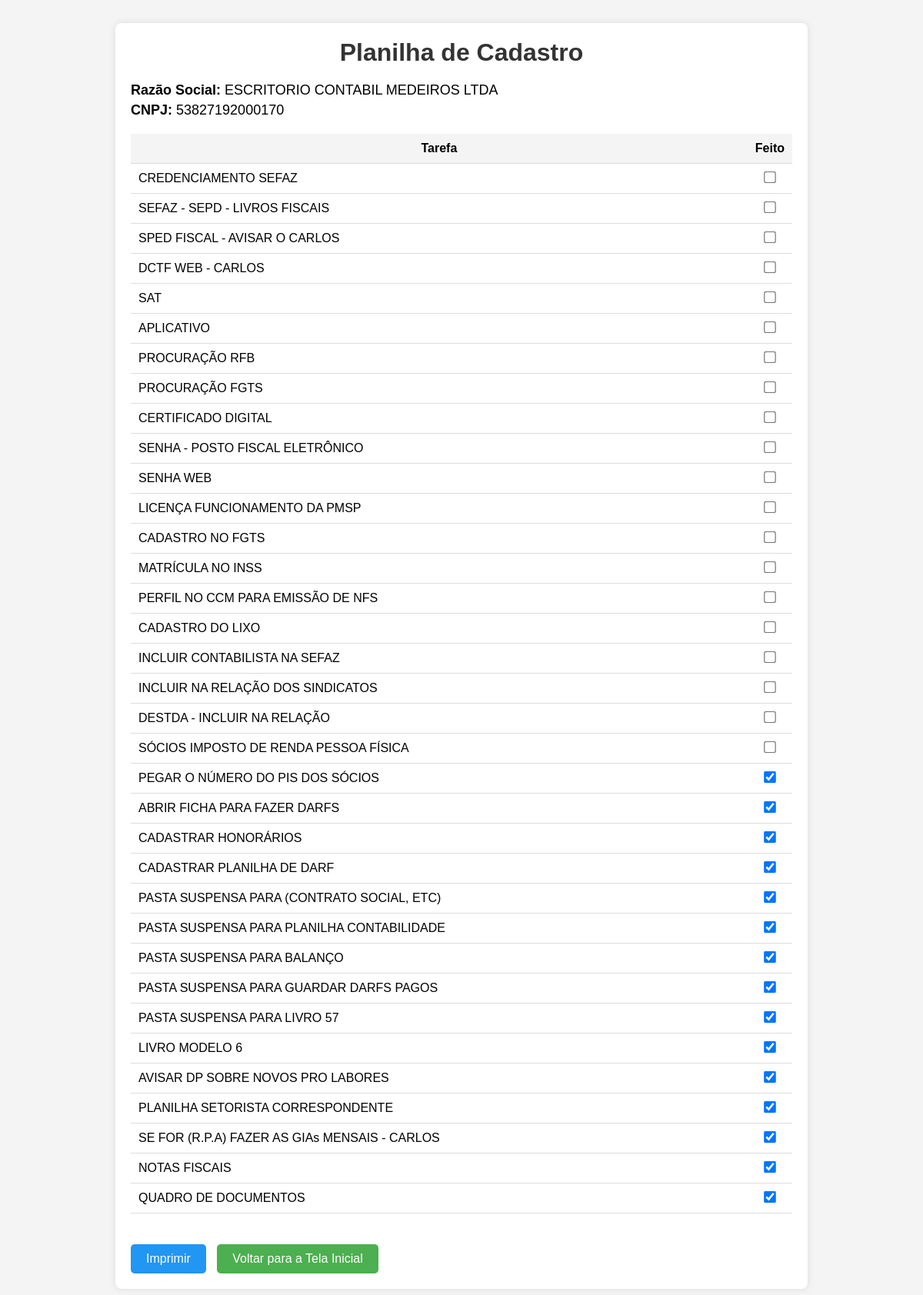
Page /planilha_cadastro/1 on the committed database.
### tables this page shows
CREATE TABLE clientes (
            id INTEGER PRIMARY KEY AUTOINCREMENT,
            cnpj TEXT NOT NULL,
            razao_social TEXT NOT NULL,
            nome_fantasia TEXT NOT NULL,
            endereco TEXT NOT NULL,
            telefone TEXT NOT NULL,
            email TEXT NOT NULL,
            honorario REAL NOT NULL
        , whatsapp TEXT, senha_gov_br TEXT, responsavel TEXT);

CREATE TABLE planilha_cadastro (
            id INTEGER PRIMARY KEY AUTOINCREMENT,
            cliente_id INTEGER NOT NULL,
            credenciamento_sefaz BOOLEAN DEFAULT 0,
            sefaz_sep BOOLEAN DEFAULT 0,
            sped_fiscal BOOLEAN DEFAULT 0,
            dctf_web BOOLEAN DEFAULT 0,
            sat BOOLEAN DEFAULT 0,
            aplicativo BOOLEAN DEFAULT 0,
            procuracao_rfb BOOLEAN DEFAULT 0,
            procuracao_fgts BOOLEAN DEFAULT 0,
            certificado_digital BOOLEAN DEFAULT 0,
            senha_post_fiscal BOOLEAN DEFAULT 0,
            senha_web BOOLEAN DEFAULT 0,
            licenca_pms BOOLEAN DEFAULT 0,
            cadastro_fgts BOOLEAN DEFAULT 0,
            matricula_inss BOOLEAN DEFAULT 0,
            perfil_ccm BOOLEAN DEFAULT 0,
            cadastro_lixo BOOLEAN DEFAULT 0,
            incluir_contabilista BOOLEAN DEFAULT 0,
            incluir_sindicatos BOOLEAN DEFAULT 0,
            destda BOOLEAN DEFAULT 0,
            socios_irpf BOOLEAN DEFAULT 0,
            pis_socios BOOLEAN DEFAULT 0,
            ficha_darf BOOLEAN DEFAULT 0,
            cadastrar_honorarios BOOLEAN DEFAULT 0,
            cadastrar_planilha_darf BOOLEAN DEFAULT 0,
            pasta_suspensa_contrato BOOLEAN DEFAULT 0,
            pasta_suspensa_contabilidade BOOLEAN DEFAULT 0,
            pasta_suspensa_balanco BOOLEAN DEFAULT 0,
            pasta_suspensa_darf BOOLEAN DEFAULT 0,
            livro_57 BOOLEAN DEFAULT 0,
            livro_modelo_6 BOOLEAN DEFAULT 0,
            avisar_dp BOOLEAN DEFAULT 0,
            planilha_setorista BOOLEAN DEFAULT 0,
            rpa_gias BOOLEAN DEFAULT 0,
            notas_fiscais BOOLEAN DEFAULT 0,
            quadro_documentos BOOLEAN DEFAULT 0,
            FOREIGN KEY (cliente_id) REFERENCES clientes (id)
        );

### app.py (the view, shortened to what this page needs)
@app.route('/planilha_cadastro/<int:cliente_id>', methods=['GET', 'POST'])
def planilha_cadastro(cliente_id):
    conn = get_db_connection()
    empresa = conn.execute('SELECT razao_social, cnpj FROM clientes WHERE id = ?', (cliente_id,)).fetchone()
    planilha = conn.execute('SELECT * FROM planilha_cadastro WHERE cliente_id = ?', (cliente_id,)).fetchone()
    conn.close()
    if planilha:
        return render_template('planilha_cadastro.html', planilha=planilha, empresa=empresa)
    else:
        return "Planilha de cadastro não encontrada."

### app.py (called while the page is built)
def get_db_connection():
    conn = sqlite3.connect('clientes.db')
    conn.row_factory = sqlite3.Row
    return conn

### templates/planilha_cadastro.html (shortened to what this page needs)
<!DOCTYPE html>
<html lang="en">
<head>
    <link rel="stylesheet" href="/static/style.css">
</head>
<body>
    <div class="container">
        <h1>Planilha de Cadastro</h1>
        <div class="empresa-info">
            <p><strong>Razão Social:</strong> {{ empresa['razao_social'] }}</p>
            <p><strong>CNPJ:</strong> {{ empresa['cnpj'] }}</p>
        </div>
        <table>
            <thead>
                <tr>
                    <th>Tarefa</th>
                    <th class="checkbox-column">Feito</th>
                </tr>
            </thead>
            <tbody>
                <tr>
                    <td>CREDENCIAMENTO SEFAZ</td>
                    <td class="checkbox-column"><input type="checkbox" onclick="atualizarTarefa('credenciamento_sefaz', {{ planilha['cliente_id'] }}, this)" {% if planilha['credenciamento_sefaz'] %} checked {% endif %}></td>
                </tr>
                <tr>
                    <td>SEFAZ - SEPD - LIVROS FISCAIS</td>
                    <td class="checkbox-column"><input type="checkbox" onclick="atualizarTarefa('sefaz_sep', {{ planilha['cliente_id'] }}, this)" {% if planilha['sefaz_sep'] %} checked {% endif %}></td>
                </tr>
                <tr>
                    <td>SPED FISCAL - AVISAR O CARLOS</td>
                    <td class="checkbox-column"><input type="checkbox" onclick="atualizarTarefa('sped_fiscal', {{ planilha['cliente_id'] }}, this)" {% if planilha['sped_fiscal'] %} checked {% endif %}></td>
                </tr>
                <tr>
                    <td>DCTF WEB - CARLOS</td>
                    <td class="checkbox-column"><input type="checkbox" onclick="atualizarTarefa('dctf_web', {{ planilha['cliente_id'] }}, this)" {% if planilha['dctf_web'] %} checked {% endif %}></td>
                </tr>
                <tr>
                    <td>SAT</td>
                    <td class="checkbox-column"><input type="checkbox" onclick="atualizarTarefa('sat', {{ planilha['cliente_id'] }}, this)" {% if planilha['sat'] %} checked {% endif %}></td>
                </tr>
                <tr>
                    <td>APLICATIVO</td>
                    <td class="checkbox-column"><input type="checkbox" onclick="atualizarTarefa('aplicativo', {{ planilha['cliente_id'] }}, this)" {% if planilha['aplicativo'] %} checked {% endif %}></td>
                </tr>
                <tr>
                    <td>PROCURAÇÃO RFB</td>
                    <td class="checkbox-column"><input type="checkbox" onclick="atualizarTarefa('procuracao_rfb', {{ planilha['cliente_id'] }}, this)" {% if planilha['procuracao_rfb'] %} checked {% endif %}></td>
                </tr>
                <tr>
                    <td>PROCURAÇÃO FGTS</td>
                    <td class="checkbox-column"><input type="checkbox" onclick="atualizarTarefa('procuracao_fgts', {{ planilha['cliente_id'] }}, this)" {% if planilha['procuracao_fgts'] %} checked {% endif %}></td>
                </tr>
                <tr>
                    <td>CERTIFICADO DIGITAL</td>
                    <td class="checkbox-column"><input type="checkbox" onclick="atualizarTarefa('certificado_digital', {{ planilha['cliente_id'] }}, this)" {% if planilha['certificado_digital'] %} checked {% endif %}></td>
                </tr>
                <tr>
                    <td>SENHA - POSTO FISCAL ELETRÔNICO</td>
                    <td class="checkbox-column"><input type="checkbox" onclick="atualizarTarefa('senha_post_fiscal', {{ planilha['cliente_id'] }}, this)" {% if planilha['senha_post_fiscal'] %} checked {% endif %}></td>
                </tr>
                <tr>
                    <td>SENHA WEB</td>
                    <td class="checkbox-column"><input type="checkbox" onclick="atualizarTarefa('senha_web', {{ planilha['cliente_id'] }}, this)" {% if planilha['senha_web'] %} checked {% endif %}></td>
                </tr>
                <tr>
                    <td>LICENÇA FUNCIONAMENTO DA PMSP</td>
                    <td class="checkbox-column"><input type="checkbox" onclick="atualizarTarefa('licenca_pms', {{ planilha['cliente_id'] }}, this)" {% if planilha['licenca_pms'] %} checked {% endif %}></td>
                </tr>
                <tr>
                    <td>CADASTRO NO FGTS</td>
                    <td class="checkbox-column"><input type="checkbox" onclick="atualizarTarefa('cadastro_fgts', {{ planilha['cliente_id'] }}, this)" {% if planilha['cadastro_fgts'] %} checked {% endif %}></td>
                </tr>
                <tr>
                    <td>MATRÍCULA NO INSS</td>
                    <td class="checkbox-column"><input type="checkbox" onclick="atualizarTarefa('matricula_inss', {{ planilha['cliente_id'] }}, this)" {% if planilha['matricula_inss'] %} checked {% endif %}></td>
                </tr>
                <tr>
                    <td>PERFIL NO CCM PARA EMISSÃO DE NFS</td>
                    <td class="checkbox-column"><input type="checkbox" onclick="atualizarTarefa('perfil_ccm', {{ planilha['cliente_id'] }}, this)" {% if planilha['perfil_ccm'] %} checked {% endif %}></td>
                </tr>
                <tr>
                    <td>CADASTRO DO LIXO</td>
                    <td class="checkbox-column"><input type="checkbox" onclick="atualizarTarefa('cadastro_lixo', {{ planilha['cliente_id'] }}, this)" {% if planilha['cadastro_lixo'] %} checked {% endif %}></td>
                </tr>
                <tr>
                    <td>INCLUIR CONTABILISTA NA SEFAZ</td>
                    <td class="checkbox-column"><input type="checkbox" onclick="atualizarTarefa('incluir_contabilista', {{ planilha['cliente_id'] }}, this)" {% if planilha['incluir_contabilista'] %} checked {% endif %}></td>
                </tr>
                <tr>
                    <td>INCLUIR NA RELAÇÃO DOS SINDICATOS</td>
                    <td class="checkbox-column"><input type="checkbox" onclick="atualizarTarefa('incluir_sindicatos', {{ planilha['cliente_id'] }}, this)" {% if planilha['incluir_sindicatos'] %} checked {% endif %}></td>
                </tr>
                <tr>
                    <td>DESTDA - INCLUIR NA RELAÇÃO</td>
                    <td class="checkbox-column"><input type="checkbox" onclick="atualizarTarefa('destda', {{ planilha['cliente_id'] }}, this)" {% if planilha['destda'] %} checked {% endif %}></td>
                </tr>
                <tr>
                    <td>SÓCIOS IMPOSTO DE RENDA PESSOA FÍSICA</td>
                    <td class="checkbox-column"><input type="checkbox" onclick="atualizarTarefa('socios_irpf', {{ planilha['cliente_id'] }}, this)" {% if planilha['socios_irpf'] %} checked {% endif %}></td>
                </tr>
                <tr>
                    <td>PEGAR O NÚMERO DO PIS DOS SÓCIOS</td>
                    <td class="checkbox-column"><input type="checkbox" onclick="atualizarTarefa('pis_socios', {{ planilha['cliente_id'] }}, this)" {% if planilha['pis_socios'] %} checked {% endif %}></td>
                </tr>
                <tr>
                    <td>ABRIR FICHA PARA FAZER DARFS</td>
                    <td class="checkbox-column"><input type="checkbox" onclick="atualizarTarefa('ficha_darf', {{ planilha['cliente_id'] }}, this)" {% if planilha['ficha_darf'] %} checked {% endif %}></td>
                </tr>
                <tr>
                    <td>CADASTRAR HONORÁRIOS</td>
                    <td class="checkbox-column"><input type="checkbox" onclick="atualizarTarefa('cadastrar_honorarios', {{ planilha['cliente_id'] }}, this)" {% if planilha['cadastrar_honorarios'] %} checked {% endif %}></td>
                </tr>
                <tr>
                    <td>CADASTRAR PLANILHA DE DARF</td>
                    <td class="checkbox-column"><input type="checkbox" onclick="atualizarTarefa('cadastrar_planilha_darf', {{ planilha['cliente_id'] }}, this)" {% if planilha['cadastrar_planilha_darf'] %} checked {% endif %}></td>
                </tr>
                <tr>
                    <td>PASTA SUSPENSA PARA (CONTRATO SOCIAL, ETC)</td>
                    <td class="checkbox-column"><input type="checkbox" onclick="atualizarTarefa('pasta_suspensa_contrato', {{ planilha['cliente_id'] }}, this)" {% if planilha['pasta_suspensa_contrato'] %} checked {% endif %}></td>
                </tr>
                <tr>
                    <td>PASTA SUSPENSA PARA PLANILHA CONTABILIDADE</td>
                    <td class="checkbox-column"><input type="checkbox" onclick="atualizarTarefa('pasta_suspensa_contabilidade', {{ planilha['cliente_id'] }}, this)" {% if planilha['pasta_suspensa_contabilidade'] %} checked {% endif %}></td>
                </tr>
                <tr>
                    <td>PASTA SUSPENSA PARA BALANÇO</td>
                    <td class="checkbox-column"><input type="checkbox" onclick="atualizarTarefa('pasta_suspensa_balanco', {{ planilha['cliente_id'] }}, this)" {% if planilha['pasta_suspensa_balanco'] %} checked {% endif %}></td>
                </tr>
                <tr>
                    <td>PASTA SUSPENSA PARA GUARDAR DARFS PAGOS</td>
                    <td class="checkbox-column"><input type="checkbox" onclick="atualizarTarefa('pasta_suspensa_darf', {{ planilha['cliente_id'] }}, this)" {% if planilha['pasta_suspensa_darf'] %} checked {% endif %}></td>
                </tr>
                <tr>
                    <td>PASTA SUSPENSA PARA LIVRO 57</td>
                    <td class="checkbox-column"><input type="checkbox" onclick="atualizarTarefa('livro_57', {{ planilha['cliente_id'] }}, this)" {% if planilha['livro_57'] %} checked {% endif %}></td>
                </tr>
                <tr>
                    <td>LIVRO MODELO 6</td>
                    <td class="checkbox-column"><input type="checkbox" onclick="atualizarTarefa('livro_modelo_6', {{ planilha['cliente_id'] }}, this)" {% if planilha['livro_modelo_6'] %} checked {% endif %}></td>
                </tr>
                <tr>
                    <td>AVISAR DP SOBRE NOVOS PRO LABORES</td>
                    <td class="checkbox-column"><input type="checkbox" onclick="atualizarTarefa('avisar_dp', {{ planilha['cliente_id'] }}, this)" {% if planilha['avisar_dp'] %} checked {% endif %}></td>
                </tr>
                <tr>
                    <td>PLANILHA SETORISTA CORRESPONDENTE</td>
                    <td class="checkbox-column"><input type="checkbox" onclick="atualizarTarefa('planilha_setorista', {{ planilha['cliente_id'] }}, this)" {% if planilha['planilha_setorista'] %} checked {% endif %}></td>
                </tr>
                <tr>
                    <td>SE FOR (R.P.A) FAZER AS GIAs MENSAIS - CARLOS</td>
                    <td class="checkbox-column"><input type="checkbox" onclick="atualizarTarefa('rpa_gias', {{ planilha['cliente_id'] }}, this)" {% if planilha['rpa_gias'] %} checked {% endif %}></td>
                </tr>
                <tr>
                    <td>NOTAS FISCAIS</td>
                    <td class="checkbox-column"><input type="checkbox" onclick="atualizarTarefa('notas_fiscais', {{ planilha['cliente_id'] }}, this)" {% if planilha['notas_fiscais'] %} checked {% endif %}></td>
                </tr>
                <tr>
                    <td>QUADRO DE DOCUMENTOS</td>
                    <td class="checkbox-column"><input type="checkbox" onclick="atualizarTarefa('quadro_documentos', {{ planilha['cliente_id'] }}, this)" {% if planilha['quadro_documentos'] %} checked {% endif %}></td>
                </tr>
            </tbody>
        </table>
        <button class="btn btn-print" onclick="imprimirPagina()">Imprimir</button>
        <a href="/" class="btn">Voltar para a Tela Inicial</a>
    </div>
</body>
</html>

### static/style.css (style rules this page uses)
* { margin: 0; padding: 0; box-sizing: border-box; }
body { font-family: Arial, sans-serif; background-color: #f4f4f4; }
.container { max-width: 800px; margin: 50px auto; padding: 20px; background-color: white; border-radius: 8px; box-shadow: 0 0 10px rgba(0, 0, 0, 0.1); }
h1 { text-align: center; color: #4CAF50; margin-bottom: 20px; }
input { width: 100%; padding: 10px; font-size: 16px; border: 1px solid #ccc; border-radius: 5px; }
.btn { display: inline-block; padding: 15px 25px; font-size: 18px; color: white; background-color: #4CAF50; border: none; border-radius: 5px; text-decoration: none; transition: background-color 0.3s; margin-top: 20px; }

### templates/planilha_cadastro.html (style rules this page uses)
body { font-family: Arial, sans-serif; margin: 0; padding: 0; background-color: #f4f4f4; }
.container { max-width: 900px; margin: 30px auto; padding: 20px; background-color: #fff; border-radius: 8px; box-shadow: 0 0 10px rgba(0, 0, 0, 0.1); }
h1 { text-align: center; color: #333; margin-bottom: 20px; }
.empresa-info { margin-bottom: 20px; }
.empresa-info p { font-size: 18px; margin: 5px 0; }
table { width: 100%; border-collapse: collapse; margin-bottom: 20px; }
th, td { padding: 10px; text-align: left; border-bottom: 1px solid #ddd; }
th { background-color: #f4f4f4; font-weight: bold; text-align: center; }
.checkbox-column { text-align: center; width: 50px; }
input[type="checkbox"] { transform: scale(1.2); }
.btn { display: inline-block; padding: 10px 20px; font-size: 16px; background-color: #4CAF50; color: white; border: none; border-radius: 5px; text-decoration: none; transition: background-color 0.3s ease; margin-top: 20px; text-align: center; }
.btn-print { background-color: #2196F3; margin-right: 10px; }

### rows in the picture
clientes: razao_social "ESCRITORIO CONTABIL MEDEIROS LTDA", cnpj "53827192000170"
planilha_cadastro: pis_socios "☑", ficha_darf "☑", cadastrar_honorarios "☑", cadastrar_planilha_darf "☑", pasta_suspensa_contrato "☑", pasta_suspensa_contabilidade "☑", pasta_suspensa_balanco "☑", pasta_suspensa_darf "☑", livro_57 "☑", livro_modelo_6 "☑", avisar_dp "☑", planilha_setorista "☑", rpa_gias "☑", notas_fiscais "☑", quadro_documentos "☑"
